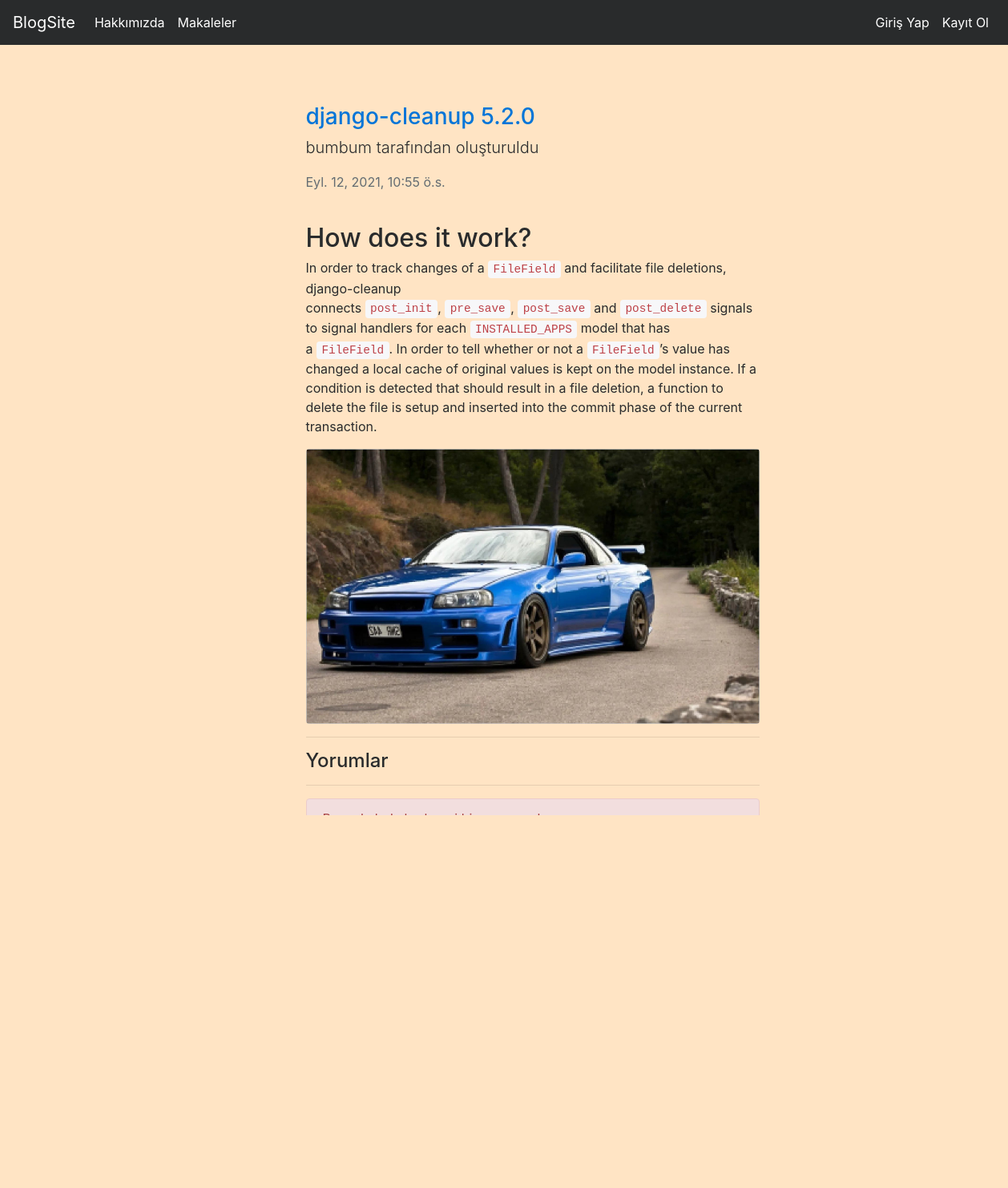
Page /articles/article/20 on the committed database.
### article/models.py (models this page shows, shortened)
class Article(models.Model):
    author = models.ForeignKey("auth.User",on_delete = models.CASCADE,verbose_name="Yazar")  #bu alanımızı hazırda bulunan user tablosundan alıyoruz (Foreign key).
    title = models.CharField(max_length= 50,verbose_name="Başlık")                            #hazırda bulunan user tablosunu göstermiş oluyoruz.yani girilen kullanıcı databaseden silindiğinde o kullanıcıya ait tüm makaleler ve veriler silinecek(on_delete = models.CASCADE).
    content = RichTextField()  #dahil ettiğimiz ckeditörü Article appimizde content kısmını richtextfield olarak tanımladık.
    created_date = models.DateTimeField(auto_now_add=True,verbose_name="Oluşturulma Tarihi")  #auto_now_add=True o anki tarihi zamanı otomatik atama
    article_image = models.FileField(blank=True,null=True,verbose_name="Makaleye fotoğraf ekleyin")  #makaleye resim veya dosya ekleme kısmı
    class Meta:
        ordering = ['-created_date'] #en son yüklenene göre

### article/views.py (the view)
# urls.py: path('article/<int:id>',views.detail,name="detail"),  #dashboard da seçilen makaleye göre dinamik url yapısı
def detail(request,id):
    article = get_object_or_404(Article , id=id)  #çektiğimiz model ve sorgumuz
    comments = article.comments.all() #article ın ilişkili olsuğu tüm yorumları aldık
    return render(request,"detail.html",{"article":article,"comments":comments}) #dönen objemizi detail.html sayfasına gönderdik ve render ettik

### templates/detail.html (shortened to what this page needs)
{% extends "layout.html" %}
{% block body %}
    <div class="col-md-10 offset-md-3">
    <div class="col-lg-8">
        <a href="{% url 'article:detail' article.id %}"><h3 class="mt-4">{{article.title}}</h3></a><p class="lead">{{article.author.username}} tarafından oluşturuldu</p>
        <div class="text-muted fst-italic mb-2" style="margin-top: 14px;","color:red">{{article.created_date}}</div>
            <p class="lead" style="margin-top: 40px;">
                {{article.content|safe}}
            </p>
            {% if article.article_image %}
            <a href="{% url 'article:detail' article.id %}"><img class="img-fluid rounded"src="{{ article.article_image.url }}" alt=""></img></a>
            {% endif %}
            <hr>
            <h4>Yorumlar</h4>
            <hr>
            {% if comments %}
                {% for comment in comments %}
                    <div class = "media mb-4">
                        <img class="d-flex mr-3 rounded-circle" src="https://cdn.pixabay.com/photo/2015/10/05/22/37/blank-profile-picture-973460_960_720.png" alt="" width="50" height="50">
                        <div class = "media-body">
                            <h5 class = "mt-0">{{ comment.comment_author}}</h5>
                            {{comment.comment_date}} <br>
                            {{comment.comment_content}}
                        </div>
                    </div>
                {% endfor %}
            {% else %}
                <div class="alert alert-danger">Bu makalede herhangi bir yorum yok</div>
            {% endif %}
            <a href= "{% url 'article:update' article.id %}" class ="btn btn-danger">Güncelle</a>
            <div class="card my-4 container">
                <h5 class="card-header">Yorum Ekle:</h5>
                <div class="card-body">
                    <form method = "post" action = "{% url 'article:comment' article.id %}">
                        <div class="form-group">
                            <label for="formGroupExampleInput">İsim</label>
                            <input name = "comment_author" type="text" class="form-control" id="formGroupExampleInput" placeholder="İsminizi girin">
                        </div>
                    <div class="form-group">
                        <label for="formGroupExampleInput">Yorum</label>
                        <textarea name = "comment_content" class="form-control" rows="3"></textarea>
                    </div>
                    <button type="submit" class="btn btn-danger my-3">Ekle</button>
                </form>
            </div>
            </div>
        </div>
    </div>
{% endblock body %}

### templates/layout.html (shortened to what this page needs)
<!DOCTYPE html>
{% load static %}
<html lang="en">
<head>
    <link rel="stylesheet" href="{% static 'css/bootstrap.min.css' %}">
</head>
<body style="background-color:#FFE4C4;">
        {% include "includes/navbar.html" %}
        <div style = "margin-top : 130px; margin-bottom: 70px;"class = "container" >
            {% block body %}
            {% endblock body %}
        </div>
</body>
</html>

### templates/includes/navbar.html (shortened to what this page needs)
<nav class="navbar navbar-toggleable-md navbar-inverse fixed-top bg-inverse">
    <a class="navbar-brand" href="{% url 'index' %}">BlogSite</a>
    <div class="collapse navbar-collapse" id="navbarCollapse">
      <ul class="navbar-nav mr-auto">
        <li class="nav-item active">
          <a class="nav-link" href="{% url 'about' %}">Hakkımızda <span class="sr-only">(current)</span></a>
        </li>
        <li class="nav-item active">
          <a class="nav-link" href="{% url 'article:articles' %}">Makaleler <span class="sr-only">(current)</span></a>
        </li>
      </ul>
        <ul class="navbar-nav ml-auto">
        {% if request.user.is_authenticated %}
          <li class="nav-item active">
            <a class="nav-link" href=" ">{{request.user.username}}</a>
          </li>
          <li class="nav-item active">
            <a class="nav-link" href="{% url 'article:dashboard' %}">Kontrol Paneli</a>
          </li>
          <li class="nav-item active">
            <a class="nav-link" href="{% url 'user:logout' %}">Çıkış Yap</a>
          </li>
        {% else %}
          <li class="nav-item active">
            <a class="nav-link" href="{% url 'user:login' %}">Giriş Yap</a>
          </li>
          <li class="nav-item active">
            <a class="nav-link" href="{% url 'user:register' %}">Kayıt Ol</a>
          </li>
        {% endif %}
        </ul>
    </div>
</nav>

### rows in the picture
Article: title "django-cleanup 5.2.0", author.username "bumbum", created_date "Eyl. 12, 2021, 10:55 ö.s.", content "How does it work? In order to track changes of a FileField and facilitate file deletions, django-cleanup connects post_init , pre_save , post_save and post_delete signals to signal handlers for each INSTALLED_APPS model that has a FileField . In order to tell whether or not a FileField ’s value has changed a local cache of original values is kept on the model instance. If a condition is detected that should result in a file deletion, a function to delete the file is setup and inserted into the commit phase of the current transaction.", article_image (picture)
